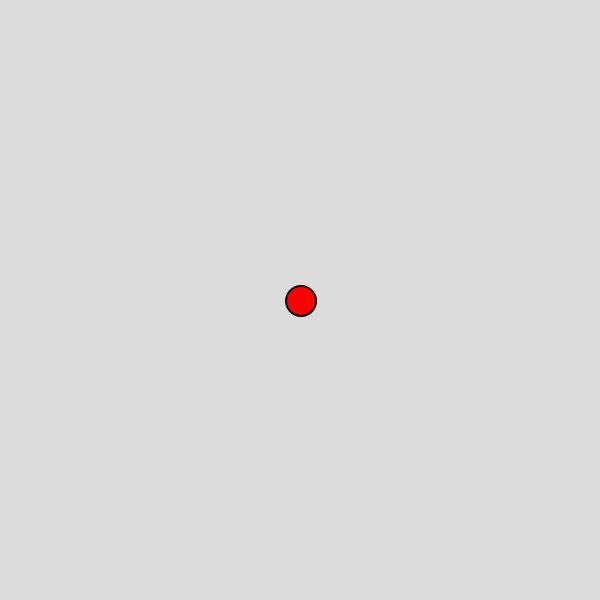
Frame 1 (no input)
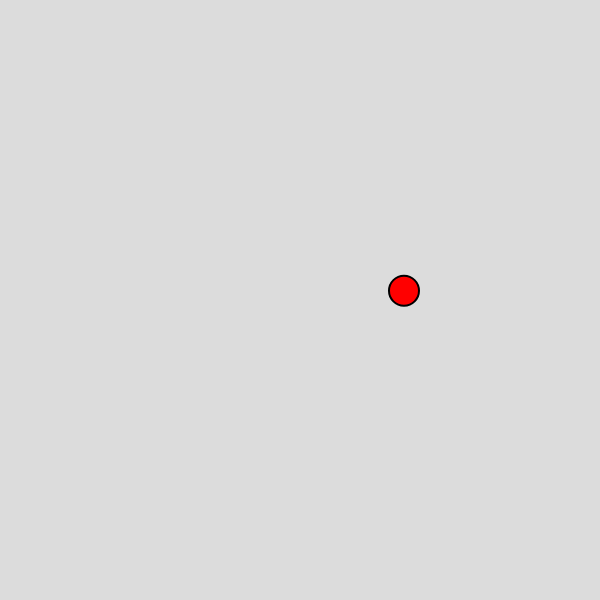
Frame 60 (no input)
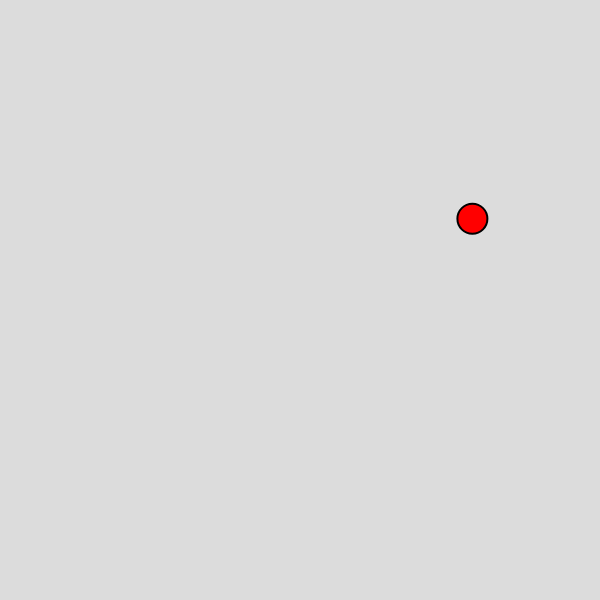
Frame 120 (the mouse pressed at the canvas centre since frame 60)

The p5.js sketch that drew these frames (run headless with seeded random() and noise() and a simulated clock; from frame 60 on, the mouse is pressed at the canvas centre):

// p5.js sketch
// ── sketch.js
let balloon;
let xoff = 0;
let yoff = 1000;

function setup() {
  createCanvas(600, 600);

  balloon = new Balloon(width / 2, height / 2);
}

function draw() {
  background(220);

  balloon.applyForce(createVector(0, -0.1));
  wind();
  balloon.update();
  balloon.edges();
  balloon.show();
}

function keyPressed() {
  balloon.applyForce(createVector(0, 5));
}

class Balloon{
  constructor(x, y) {
    this.position = createVector(x, y);
    this.velocity = createVector(1, 1);
    this.acceleration = createVector(0, 0);

    this.mass = 30;
  }

  applyForce(force) {
    this.acceleration.add(force);
  }

  update() {
    this.velocity.add(this.acceleration);
    this.velocity.mult(0.99);
    this.velocity.limit(10);
    this.position.add(this.velocity);

    this.acceleration.mult(0);
  }

  show() {
    stroke(0);
    strokeWeight(2);
    fill(255, 0, 0);
    ellipse(this.position.x, this.position.y, this.mass, this.mass);
  }

  edges() {
    if (this.position.y > height - this.mass/2) {
      this.position.y = height - this.mass/2;
      this.velocity.y *= -1;
    } else if (this.position.y < this.mass/2) {
      this.position.y = this.mass/2;
      this.velocity.y *= -1;
    }
    if (this.position.x > width) {
      this.position.x = 0;
    } else if (this.position.x < 0) {
      this.position.x = width;
    }
  }
}

function wind() {
  let windX = noise(xoff) * 0.1;
  if (windX < 0.05) {
    windX = 0;
  }
  let windY = noise(yoff) * 0.1;
  print(windY);
  if (windY < 0.05) {
    windY = 0;
  }

  let wind = createVector(windX, windY);
  xoff += 0.01;
  yoff += 0.01;

  balloon.applyForce(wind);
}
